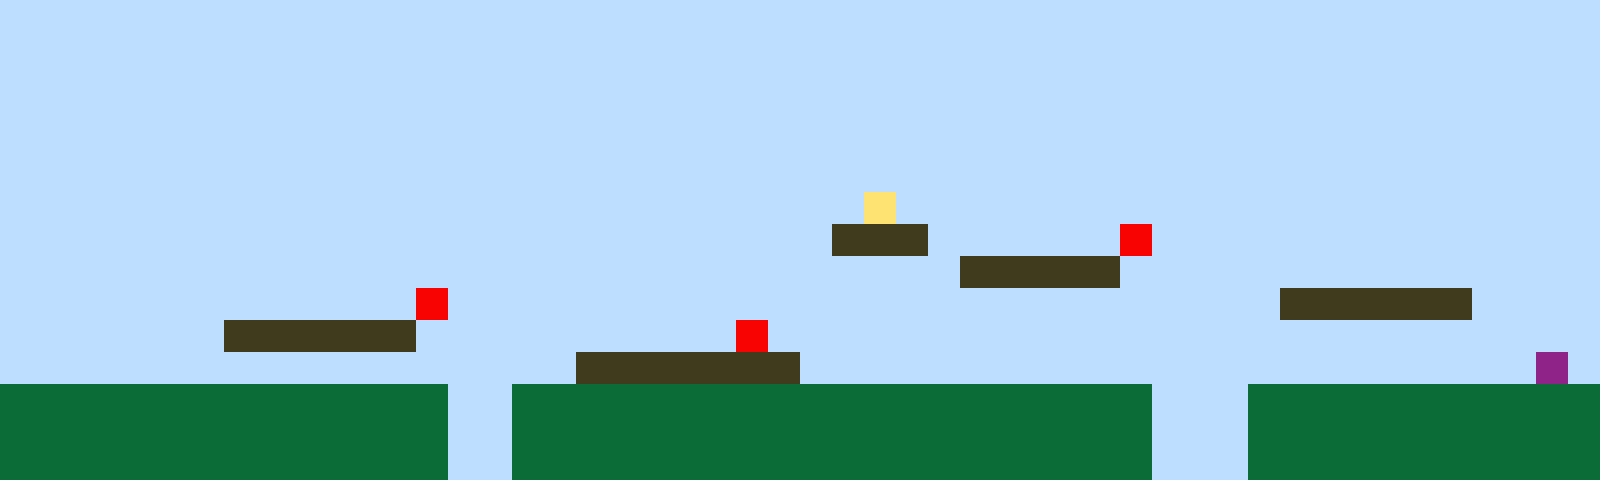

A 2D game scene composited from a Tiled map and its tileset images. What follows is a short description and the map's XML, with every tile layer's data as written:
An orthogonal 50x15 tile map with 32x32 px tiles, 1 tile layer (Tile Layer 1).

<map version="1.10" tiledversion="1.11.2" orientation="orthogonal" renderorder="right-up" width="50" height="15" tilewidth="32" tileheight="32" infinite="0" nextlayerid="2" nextobjectid="1"><editorsettings><export target="map1.csv" format="csv" /></editorsettings><tileset firstgid="1" name="sprites" tilewidth="32" tileheight="32" tilecount="6" columns="3"><image source="sprites.png" width="96" height="64" /></tileset><layer id="1" name="Tile Layer 1" width="50" height="15"><data encoding="csv">1,1,1,1,1,1,1,1,1,1,1,1,1,1,1,1,1,1,1,1,1,1,1,1,1,1,1,1,1,1,1,1,1,1,1,1,1,1,1,1,1,1,1,1,1,1,1,1,1,1,1,1,1,1,1,1,1,1,1,1,1,1,1,1,1,1,1,1,1,1,1,1,1,1,1,1,1,1,1,1,1,1,1,1,1,1,1,1,1,1,1,1,1,1,1,1,1,1,1,1,1,1,1,1,1,1,1,1,1,1,1,1,1,1,1,1,1,1,1,1,1,1,1,1,1,1,1,1,1,1,1,1,1,1,1,1,1,1,1,1,1,1,1,1,1,1,1,1,1,1,1,1,1,1,1,1,1,1,1,1,1,1,1,1,1,1,1,1,1,1,1,1,1,1,1,1,1,1,1,1,1,1,1,1,1,1,1,1,1,1,1,1,1,1,1,1,1,1,1,1,1,1,1,1,1,1,1,1,1,1,1,1,1,1,1,1,1,1,1,1,1,1,1,1,1,1,1,1,1,1,1,1,1,1,1,1,1,1,1,1,1,1,1,1,1,1,1,1,1,1,1,1,1,1,1,1,1,1,1,1,1,1,1,1,1,1,1,1,1,1,1,1,1,1,1,1,1,1,1,1,1,1,1,1,1,1,1,1,1,1,1,1,1,1,1,1,1,1,1,1,1,1,1,1,1,1,1,1,1,1,1,1,1,1,1,1,1,1,1,1,1,1,1,1,1,1,1,4,1,1,1,1,1,1,1,1,1,1,1,1,1,1,1,1,1,1,1,1,1,1,1,1,1,1,1,1,1,1,1,1,1,1,1,1,1,1,1,1,1,1,1,1,1,1,1,1,3,3,3,1,1,1,1,1,1,5,1,1,1,1,1,1,1,1,1,1,1,1,1,1,1,1,1,1,1,1,1,1,1,1,1,1,1,1,1,1,1,1,1,1,1,1,1,1,1,1,1,1,1,1,3,3,3,3,3,1,1,1,1,1,1,1,1,1,1,1,1,1,1,1,1,1,1,1,1,1,1,1,1,1,1,1,1,5,1,1,1,1,1,1,1,1,1,1,1,1,1,1,1,1,1,1,1,1,1,1,1,1,1,1,3,3,3,3,3,3,1,1,1,1,1,1,1,1,1,1,1,3,3,3,3,3,3,1,1,1,1,1,1,1,1,1,1,5,1,1,1,1,1,1,1,1,1,1,1,1,1,1,1,1,1,1,1,1,1,1,1,1,1,1,1,1,1,1,1,1,1,1,1,1,1,1,1,1,1,1,1,1,3,3,3,3,3,3,3,1,1,1,1,1,1,1,1,1,1,1,1,1,1,1,1,1,1,1,1,1,1,1,6,1,2,2,2,2,2,2,2,2,2,2,2,2,2,2,1,1,2,2,2,2,2,2,2,2,2,2,2,2,2,2,2,2,2,2,2,2,1,1,1,2,2,2,2,2,2,2,2,2,2,2,2,2,2,2,2,2,2,2,2,2,2,2,2,2,1,1,2,2,2,2,2,2,2,2,2,2,2,2,2,2,2,2,2,2,2,2,1,1,1,2,2,2,2,2,2,2,2,2,2,2,2,2,2,2,2,2,2,2,2,2,2,2,2,2,1,1,2,2,2,2,2,2,2,2,2,2,2,2,2,2,2,2,2,2,2,2,1,1,1,2,2,2,2,2,2,2,2,2,2,2</data></layer></map>
